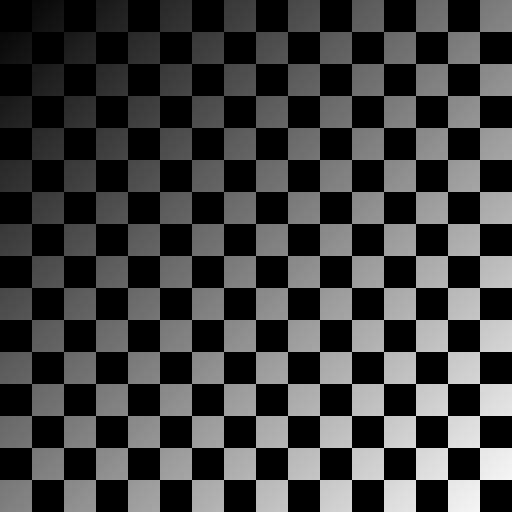
#> input picture src/method_4/src/low_pass_filter_c/checkerboard1024-shaded.tif, 1024 x 1024 px (shown at 1/2 size)
$ python lpf_gaussian.py
#> lines starting #> are read from the running program, lines starting #| are printed output that depends on the picture
"""
Author: Minh T. Nguyen
"""

import cv2 as cv
import numpy as np
from matplotlib import pyplot as plt
import math


def main():
    im = cv.imread("checkerboard1024-shaded.tif")
#> im is the input picture: shape (1024, 1024, 3); min 0, max 244, mean 63.1

    im = im.astype(float) / 255  # normalized the original image

    # resize original image
    scale_percent = 1024 / 64  # scale to smaller image for showing the result together
    width = int(im.shape[1] * scale_percent / 100)
#> width = 163
    height = int(im.shape[0] * scale_percent / 100)
#> height = 163
    dsize = (width, height)
#> dsize = (163, 163)
    out = cv.resize(im, dsize)
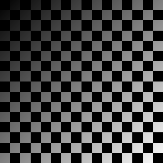
#> out: shape (163, 163, 3) float64; min 0, max 0.957, mean 0.248

    blur = cv.GaussianBlur(out, (55, 55), 0)  # Gaussian Blur image
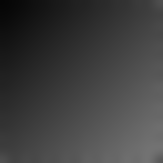
#> blur: shape (163, 163, 3) float64; min 0.0214, max 0.449, mean 0.248

    result = out / blur  # result we want
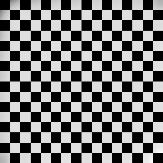
#> result: shape (163, 163, 3) float64; min 0, max 2.28, mean 0.991; drawn with min black and max white

    # Make sure to normalize the image
    normalized_result = cv.normalize(
        result, None, alpha=0, beta=1, norm_type=cv.NORM_MINMAX, dtype=cv.CV_32F
    )  # normalize to scale [0, 1]

    blank = np.ones((163, 20, 3))  # just blank square that separate images

    together = np.concatenate(
        (out, blank, blur, blank, normalized_result), axis=1
    )  # concatenate result horizontally
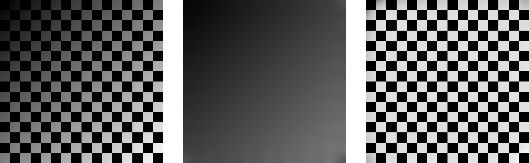
#> together: shape (163, 529, 3) float64; min 0, max 1, mean 0.362
    cv.imshow("1c", together)

    cv.imshow("Blur image", blur)

    cv.waitKey(0)
    cv.destroyAllWindows()


if __name__ == "__main__":
    main()
